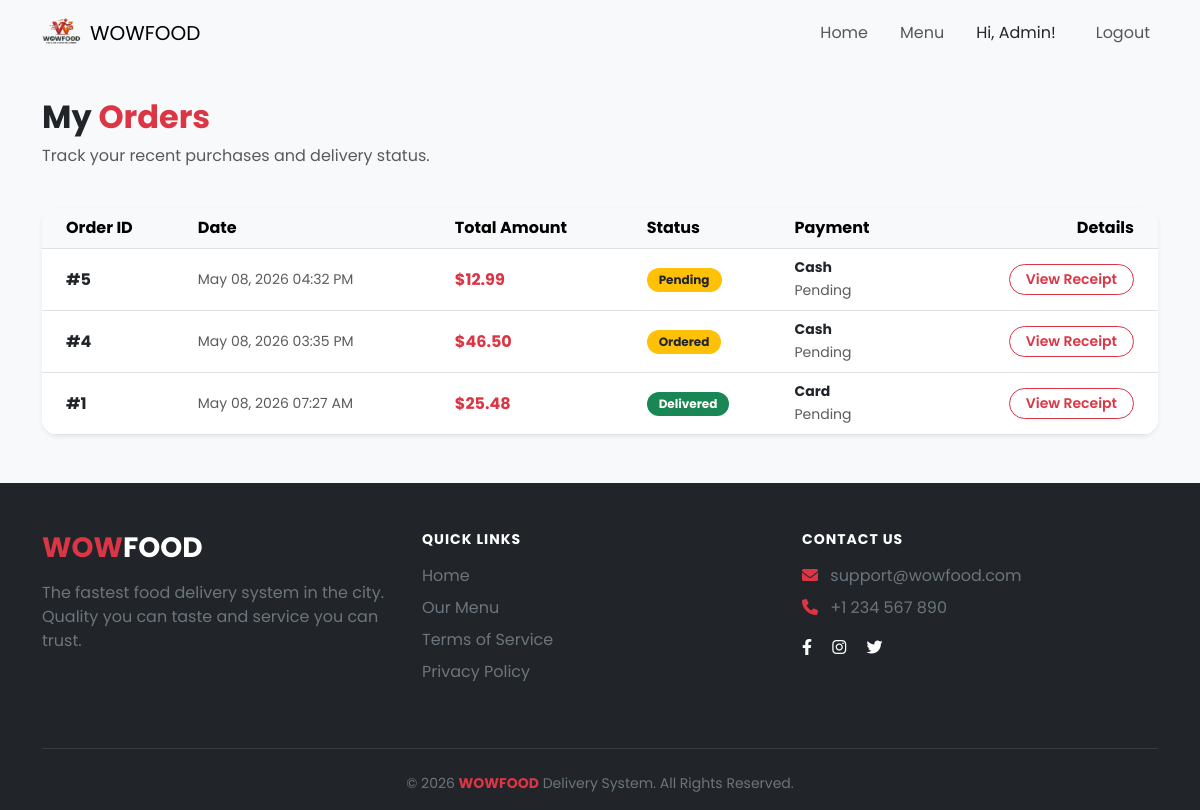
The page /controller/customer_dashboard_controller.php (signed in) on the database its author committed.
### tables this page shows
CREATE TABLE `orders` (
  `id` int NOT NULL AUTO_INCREMENT,
  `order_number` varchar(20) NOT NULL,
  `customer_id` int NOT NULL,
  `status` varchar(50) DEFAULT 'Ordered',
  `total_amount` decimal(10,2) NOT NULL,
  `delivery_address` varchar(255) NOT NULL,
  `delivery_phone` varchar(20) NOT NULL,
  `payment_method` enum('Cash','Card','Online') DEFAULT 'Cash',
  `payment_status` enum('Pending','Paid','Failed') DEFAULT 'Pending',
  `created_at` timestamp NULL DEFAULT CURRENT_TIMESTAMP,
  `updated_at` timestamp NULL DEFAULT CURRENT_TIMESTAMP ON UPDATE CURRENT_TIMESTAMP,
  `updated_by` int DEFAULT NULL,
  PRIMARY KEY (`id`),
  UNIQUE KEY `order_number` (`order_number`),
  KEY `fk_order_cust` (`customer_id`),
  KEY `fk_order_updated_by` (`updated_by`),
  KEY `idx_order_status` (`status`),
  KEY `idx_order_date` (`created_at`),
  KEY `idx_orders_created_at` (`created_at`),
  KEY `idx_orders_status_payment` (`status`,`payment_status`),
  CONSTRAINT `fk_order_cust` FOREIGN KEY (`customer_id`) REFERENCES `customers` (`id`),
  CONSTRAINT `fk_order_updated_by` FOREIGN KEY (`updated_by`) REFERENCES `user` (`id`) ON DELETE SET NULL,
  CONSTRAINT `chk_order_total` CHECK ((`total_amount` >= 0))
);

### Controller/customer_dashboard_controller.php (called while the page is built, shortened)
<?php
require_once __DIR__ . '/../Model/customer_dashboad_controller_model.php';
$database = new Database();
$db = $database->getConnection();
$orderModel = new OrderModel($db);
$customer_id = $_SESSION['customer_id'];
$orders = $orderModel->getOrdersByCustomerId($customer_id);
include __DIR__ . '/../view/customer_dashboard.php';

### Model/customer_dashboad_controller_model.php (called while the page is built)
<?php
class OrderModel {
    private $db;
    public function __construct($dbConnection) {
        $this->db = $dbConnection;
    }
    public function getOrdersByCustomerId($customer_id) {
        try {
            $stmt = $this->db->prepare("SELECT * FROM orders WHERE customer_id = ? ORDER BY created_at DESC");
            $stmt->execute([(int)$customer_id]);
            return $stmt->fetchAll(PDO::FETCH_ASSOC);
        } catch (PDOException $e) {
            error_log("Order Fetch Error: " . $e->getMessage());
            return [];
        }
    }
}
?>

### view/customer_dashboard.php (the view, shortened to what this page needs)
<?php
include('../includes/header.php');
?>
<div class="container py-5" style="margin-top: 50px;">
    <div class="row">
        <div class="col-12 mb-4">
            <h2 class="fw-bold">My <span class="text-danger">Orders</span></h2>
            <p class="text-muted">Track your recent purchases and delivery status.</p>
        </div>
        <div class="col-12">
            <div class="card border-0 shadow-sm rounded-4 overflow-hidden">
                <div class="table-responsive">
                    <table class="table align-middle mb-0">
                        <thead class="table-light">
                            <tr>
                                <th class="ps-4">Order ID</th>
                                <th>Date</th>
                                <th>Total Amount</th>
                                <th>Status</th>
                                <th>Payment</th>
                                <th class="text-end pe-4">Details</th>
                            </tr>
                        </thead>
                        <tbody>
                            <?php if(!empty($orders)): ?>
                                <?php foreach($orders as $row): ?>
                                <tr>
                                    <td class="ps-4 fw-bold">#<?php echo $row['id']; ?></td>
                                    <td class="small text-muted"><?php echo date('M d, Y h:i A', strtotime($row['created_at'])); ?></td>
                                    <td class="fw-bold text-danger">$<?php echo number_format($row['total_amount'], 2); ?></td>
                                    <td>
                                        <?php
                                        $status = $row['status'];
                                        $badge_class = 'bg-warning text-dark';
                                        if($status == 'Delivered') $badge_class = 'bg-success';
                                        ?>
                                        <span class="badge <?php echo $badge_class; ?> rounded-pill"><?php echo htmlspecialchars($status); ?></span>
                                    </td>
                                    <td>
                                        <small class="d-block fw-bold"><?php echo htmlspecialchars($row['payment_method']); ?></small>
                                        <span class="small text-muted"><?php echo htmlspecialchars($row['payment_status']); ?></span>
                                    </td>
                                    <td class="text-end pe-4">
                                        <button class="btn btn-sm btn-outline-danger rounded-pill px-3 view-receipt-btn"
                                            data-id="<?php echo $row['id']; ?>"
                                            data-date="<?php echo date('d M Y', strtotime($row['created_at'])); ?>"
                                            data-total="<?php echo number_format($row['total_amount'], 2); ?>"
                                            data-address="<?php echo htmlspecialchars($row['delivery_address']); ?>"
                                            data-payment="<?php echo htmlspecialchars($row['payment_method']); ?>">
                                            View Receipt
                                        </button>
                                    </td>
                                </tr>
                                <?php endforeach; ?>
                            <?php else: ?>
                                <tr>
                                    <td colspan="6" class="text-center py-5 text-muted">No orders found.</td>
                                </tr>
                            <?php endif; ?>
                        </tbody>
                    </table>
                </div>
            </div>
        </div>
    </div>
</div>
<?php include('../includes/footer.php'); ?>

### assets/css/style.css (style rules this page uses)
html { scroll-behavior: smooth; }
body { font-family: 'Poppins', sans-serif; background-color: #f8f9fa; }
.btn-outline-danger { border-radius: 50px; font-weight: 600; }
.badge { padding: 0.5em 1em; }

### rows shown on the page
orders: id "5", created_at "May 08, 2026 04:32 PM", total_amount "12.99", status "Pending", payment_method "Cash", payment_status "Pending"
orders: id "4", created_at "May 08, 2026 03:35 PM", total_amount "46.50", status "Ordered", payment_method "Cash", payment_status "Pending"
orders: id "1", created_at "May 08, 2026 07:27 AM", total_amount "25.48", status "Delivered", payment_method "Card", payment_status "Pending"

### other values the page prints
$firstName "Admin"
